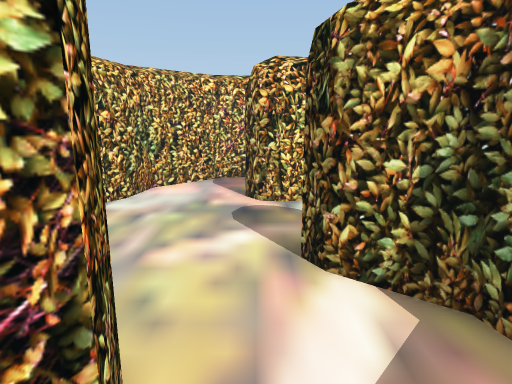
View 1 (above)

24 first-person views from a walk through a scene from a Unity 3-D project. The camera is 1.3 m above the floor, tilts 12° down and sees 75° across. The floor is counted in squares, 0.6 m on a side. Each view is taken from the middle of a square. On the plan, view 1 faces up. The plan holds only what a view shows up to about 19 squares ahead; the rest is blank. The place goes on beyond the plan. The player character is not drawn. Some animated figures are left out.

View 2
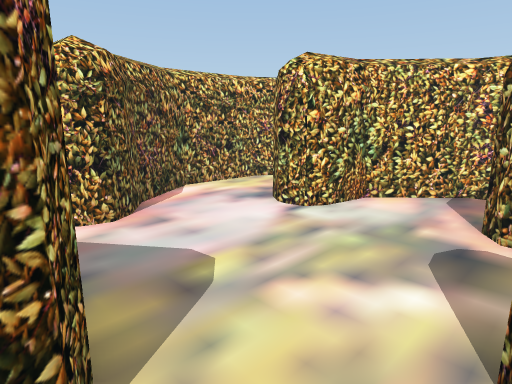

View 3
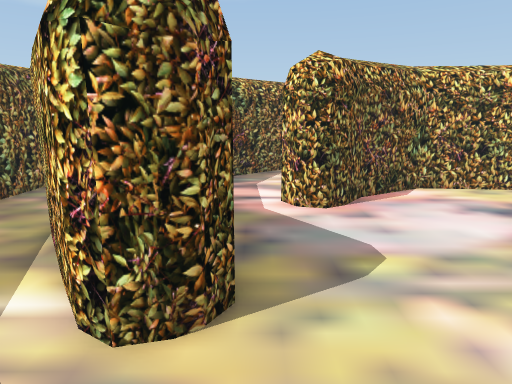

View 4
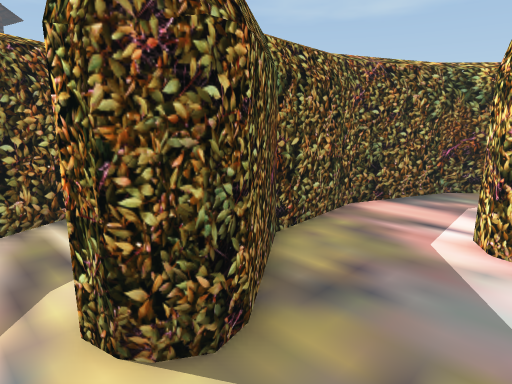

View 5
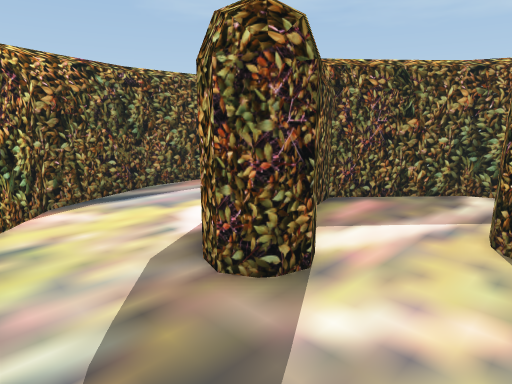

View 6
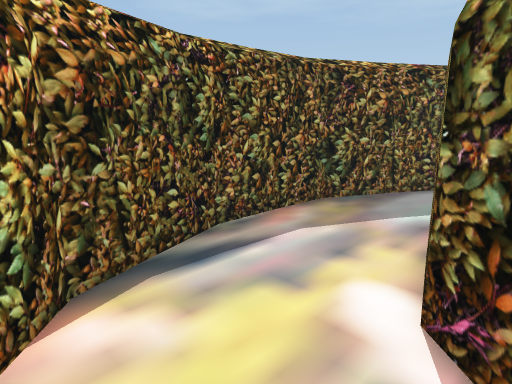

View 7
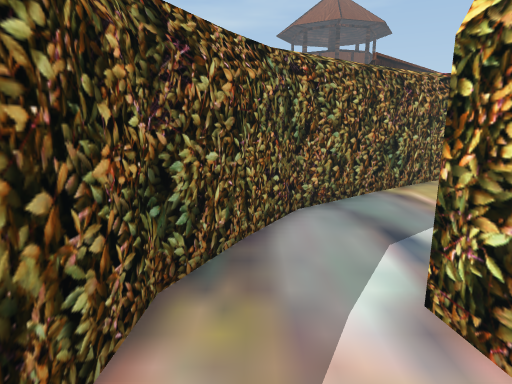

View 8
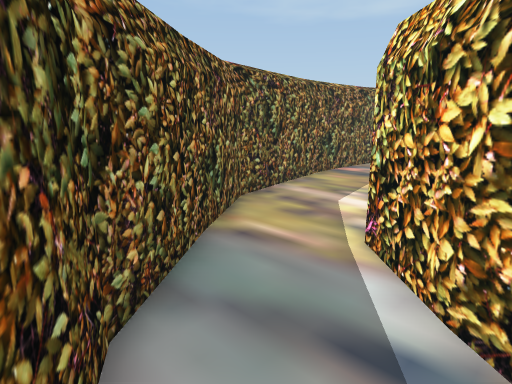

View 9
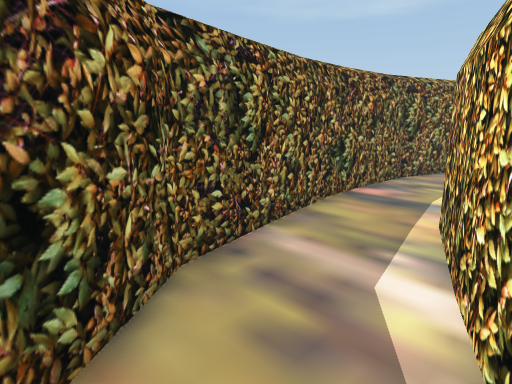

View 10
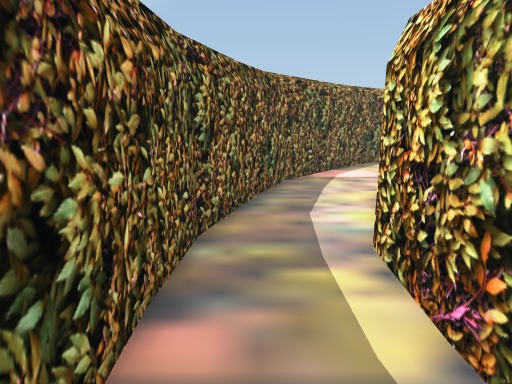

View 11
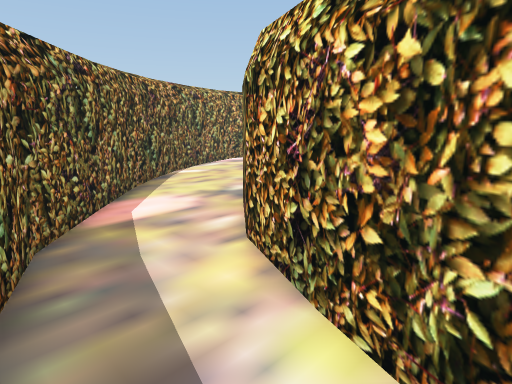

View 12
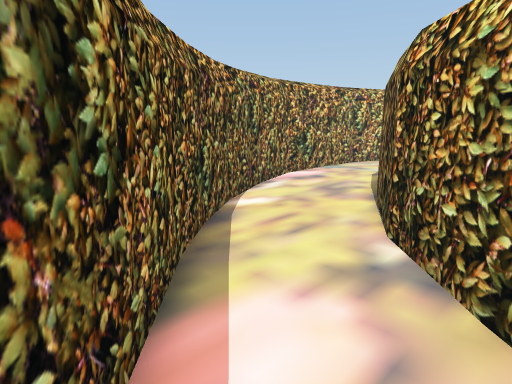

View 13
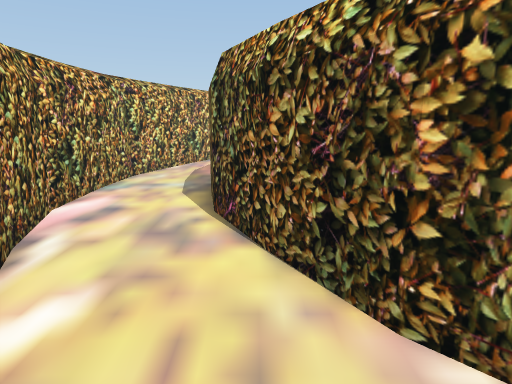

View 14
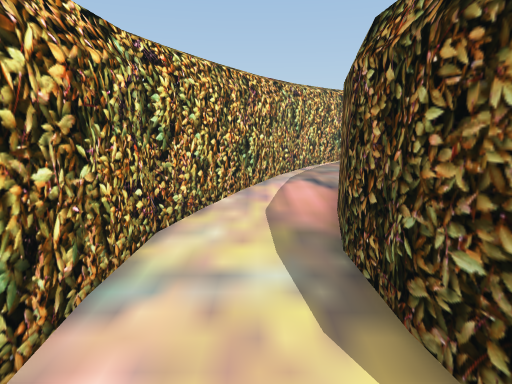

View 15
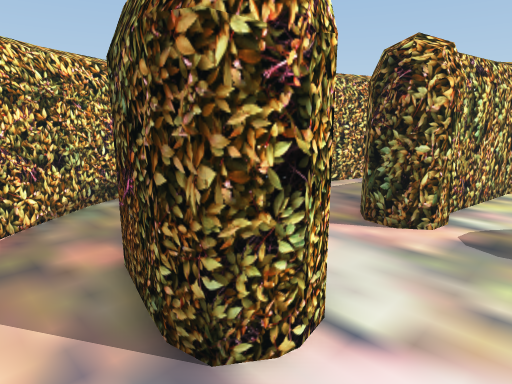

View 16
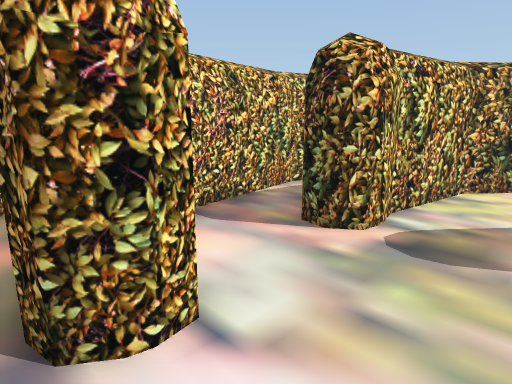

View 17
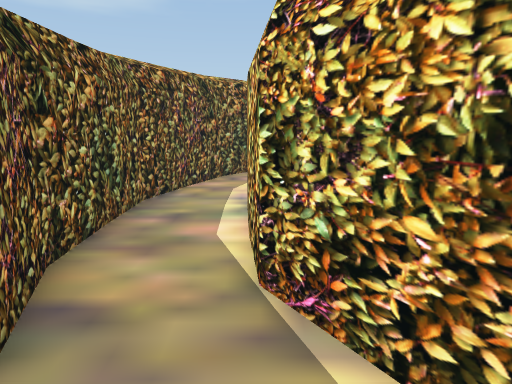

View 18
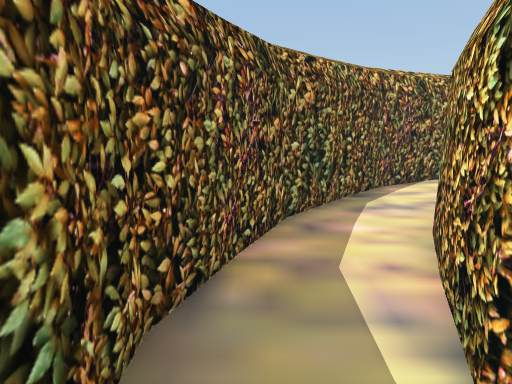

View 19
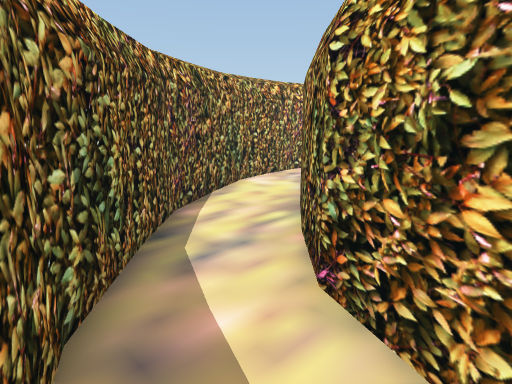

View 20
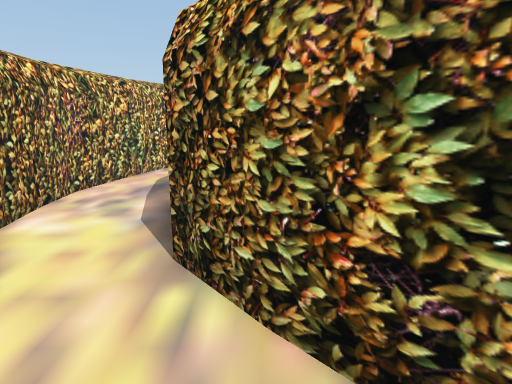

View 21
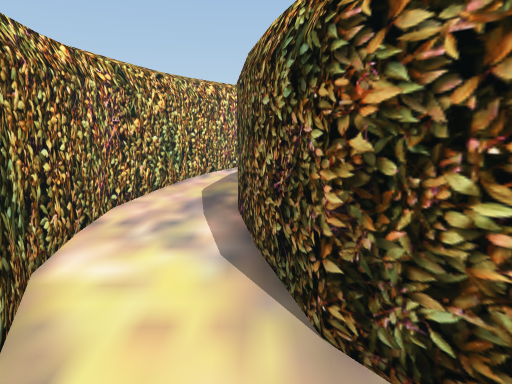

View 22
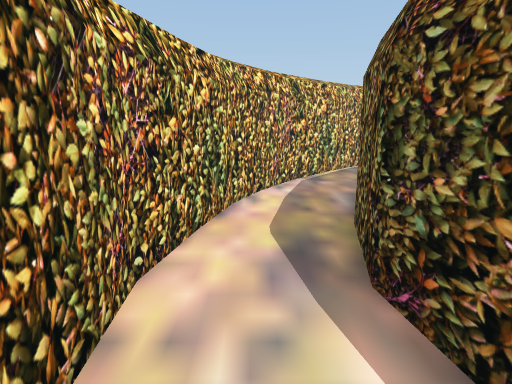

View 23
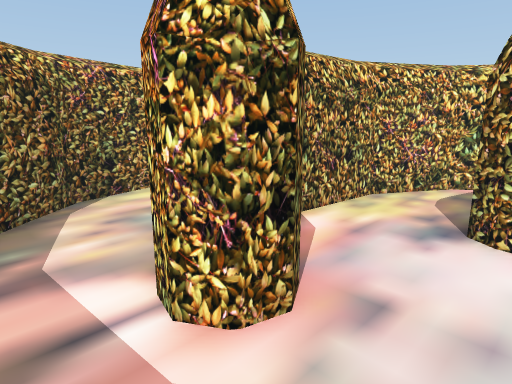

View 24
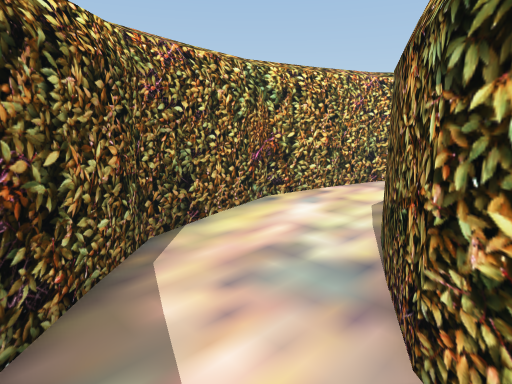

### Floor plan
Key: @ floor where view 1 was taken; # wall or solid block; . floor.
Columns run from 25 left of view 1 to 9 right of it. Each row starts with its distance up from view 1.
 16   #..  ##.          ###
 15  ##..  #..        ###.
 14  #..  ##.. ##     #...     ###
 13  #..  #..  #.    ##..  #####.##
 12 ##..###..###..  ##..####.....
 11 #...###..###..  #...###..#
 10 #...###..###..  #...##...#
  9 #...##...##...  #...##...#######
  8 #...##...###..####.............##
  7 #...###..###...###..............##
  6 #...###..###...####.......##.....#
  5 #...###..###....####......####...#
  4 #...####..###....###......####...##
  3 ##...###..####..............###..##
  2  #...####..#####......###...# #..##
  1  ##...###...#############...###..#
  0   #...####...###########.@.####..#
 -1   ##...####....#######....####...#
 -2    ##...#####............####...##
 -3     #....######....... #####....#
 -4     ###....################....##
 -5       ##....######## ####.....##
 -6        ##......########.....###
 -7         ###................##
 -8           ####..........####
 -9              ############

Where each view was taken, in squares from view 1:
view 1: 0 up, 0 right, facing up
view 2: 2 up, 1 right, facing up-left
view 3: 3 up, 2 right, facing left
view 4: 5 up, 0 right, facing down-left
view 5: 9 up, 2 left, facing down-right
view 6: 8 up, 3 right, facing down-right
view 7: 4 up, 7 right, facing down
view 8: 1 down, 7 right, facing down-left
view 9: 4 down, 3 right, facing down-left
view 10: 8 down, 4 left, facing left
view 11: 8 down, 10 left, facing up-left
view 12: 6 down, 16 left, facing up-left
view 13: 3 down, 20 left, facing up
view 14: 4 up, 23 left, facing up
view 15: 7 up, 7 left, facing up-right
view 16: 6 up, 6 left, facing up-right
view 17: 1 down, 0 right, facing left
view 18: 3 down, 6 left, facing left
view 19: 3 down, 10 left, facing up-left
view 20: 1 down, 14 left, facing up
view 21: 1 up, 16 left, facing up
view 22: 5 up, 18 left, facing up
view 23: 2 up, 4 left, facing up-left
view 24: 2 up, 8 left, facing up-left
